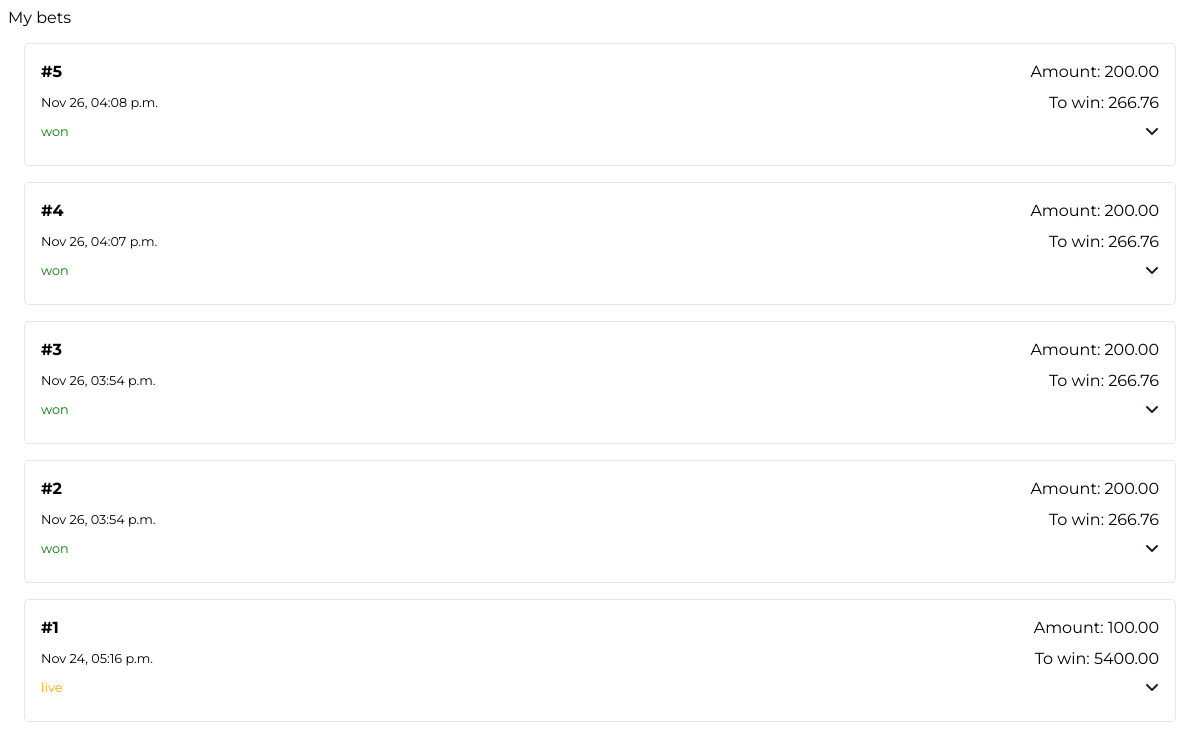
The page /bets/ (signed in) on the database its author committed.
### main/models.py (models this page shows, shortened)
class BetTicket(models.Model):
    user = models.ForeignKey(User, on_delete=models.CASCADE)
    stake_amount = models.DecimalField(max_digits=8, decimal_places=2)
    created_at = models.DateTimeField(auto_now_add=True)
    total_odds = models.DecimalField(max_digits=10, decimal_places=2)
    prize = models.DecimalField(max_digits=10, decimal_places=2)
    is_won = models.BooleanField(default=False)
    is_settled = models.BooleanField(default=False)
    class Meta:
        ordering = ['-created_at']

### main/views.py (the view)
# urls.py: path('bets/',views.bets, name='mybets'),
@login_required
def bets(request):
    bets = BetTicket.objects.filter(user=request.user.id)
    return render(request, "main/bets.html", {"bets": bets})

### main/models.py (called while the page is built)
    def is_correct(self):
        return self.selection == self.match.outcome

### main/templates/main/bets.html (shortened to what this page needs)
{% extends 'main/base.html' %}
{% load static %}
{% block content %}
<p>My bets</p>
{% for bet in bets %}
<div class="bet">
    <div class="info">#{{bet.id}} <p>Amount: {{bet.stake_amount}}</p>
    </div>
    <div class="info"><span>{{bet.created_at|date:"M d, h:i a"}}</span>
        <p> To win: {{bet.prize}}</p>
    </div>
    <div class="info">
        {% if bet.is_won %}
        <span style="color: green;">won</span>
        {% else %}
        {%if bet.is_settled %}
        <span style="color: red;">lost</span>
        {% else %}
        <span style="color: orange;">live</span>
        {% endif %}
        {% endif %}
        <div class="down">
            <i class="fa-solid fa-angle-down" onclick="showMore(this)"></i>
        </div>
    </div>
</div>
    {%endfor%}
    {% endblock content %}

### main/templates/main/base.html (shortened to what this page needs)
{% load static %}
<!DOCTYPE html>
<html lang="en">
<head>
    <link rel="stylesheet" href="{% static 'style.css' %}">
</head>
<body>
    {% if request.user.is_authenticated %}
    {% block content %}
    {% endblock content %}
    {%else%}
    <form action="/login/" class="hidden" id="tg" method="post">
        {% csrf_token %}
        {{form.as_p}}
        <input type="submit" value="submit">
    </form>
    {% endif %}
</body>
</html>

### main/static/style.css (style rules this page uses)
* { font-family: 'Montserrat', Helvetica, sans-serif; box-sizing: border-box; }
p { margin: 2px 0; font-weight: 400; }
i { color: #291720; }
.bet { border: 1px solid #e6e6e6; border-radius: 5px; margin: 1rem; padding: 1rem; }
.info { font-weight: bold; padding-bottom: .5rem; display: flex; align-items: center; justify-content: space-between; }
.info span { font-weight:lighter; font-size: .8rem; }

### rows shown on the page
BetTicket: id "5", stake_amount "200.00", created_at "Nov 26, 04:08 p.m.", prize "266.76", is_won "won"
BetTicket: id "4", stake_amount "200.00", created_at "Nov 26, 04:07 p.m.", prize "266.76", is_won "won"
BetTicket: id "3", stake_amount "200.00", created_at "Nov 26, 03:54 p.m.", prize "266.76", is_won "won"
BetTicket: id "2", stake_amount "200.00", created_at "Nov 26, 03:54 p.m.", prize "266.76", is_won "won"
BetTicket: id "1", stake_amount "100.00", created_at "Nov 24, 05:16 p.m.", prize "5400.00", is_won "live"
